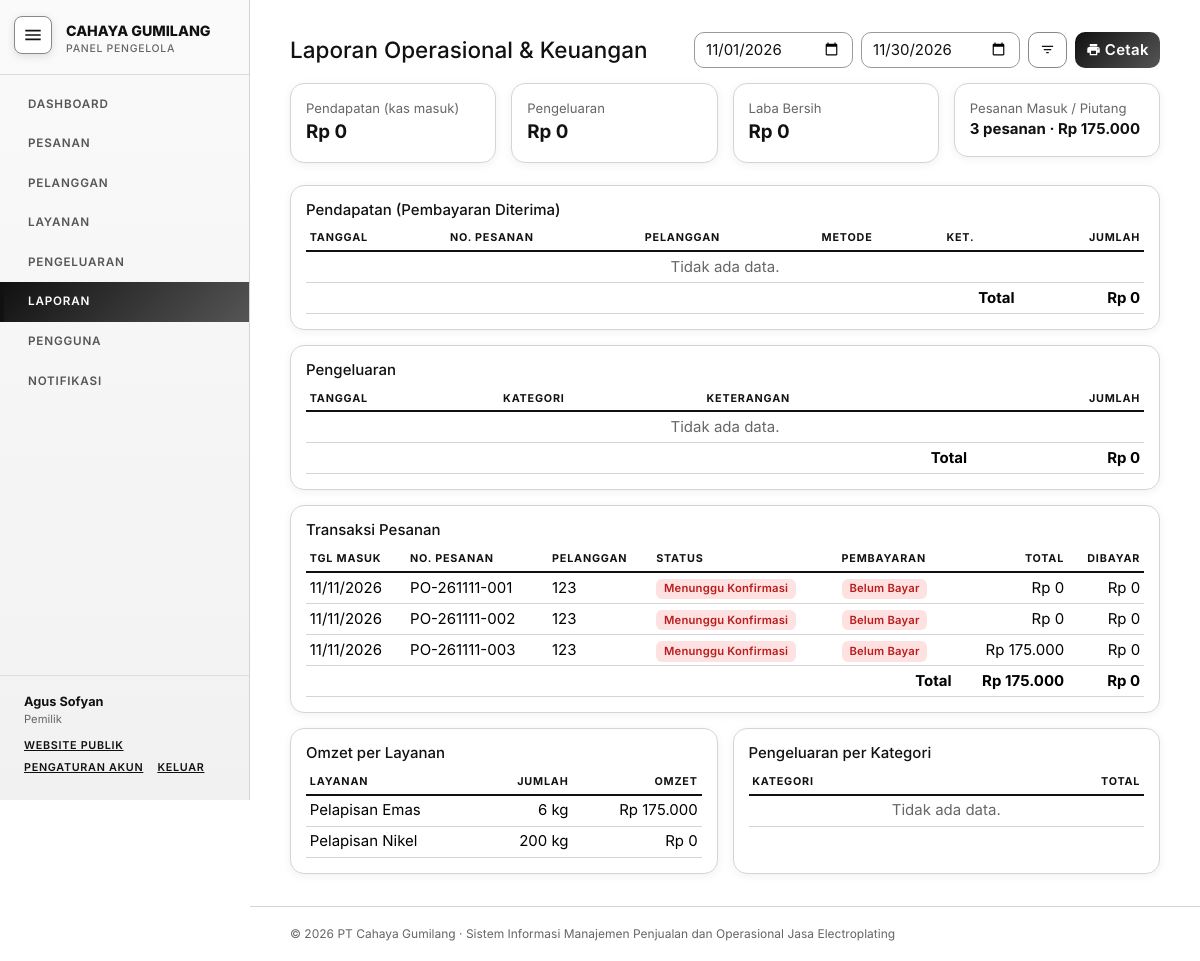
Screenshot of /laporan.php (signed in) with the database file from the repository.
### tables this page shows
CREATE TABLE `pesanan` (
  `id_pesanan` int(11) NOT NULL,
  `no_pesanan` varchar(20) NOT NULL,
  `id_pelanggan` int(11) NOT NULL,
  `id_user` int(11) NOT NULL,
  `sumber` enum('offline','online') NOT NULL DEFAULT 'offline',
  `tgl_masuk` date NOT NULL,
  `tgl_estimasi` date DEFAULT NULL,
  `tgl_selesai` date DEFAULT NULL,
  `tgl_diambil` date DEFAULT NULL,
  `total_biaya` decimal(14,2) NOT NULL DEFAULT 0.00,
  `status` enum('menunggu','diterima','pembersihan','perendaman_hcl','pembilasan','pelapisan','selesai','diambil') NOT NULL DEFAULT 'diterima',
  `status_bayar` enum('belum','dp','lunas') NOT NULL DEFAULT 'belum',
  `metode_bayar` enum('tunai','transfer','qris') DEFAULT NULL,
  `catatan` varchar(255) DEFAULT NULL,
  `created_at` timestamp NOT NULL DEFAULT current_timestamp()
);

CREATE TABLE `pelanggan` (
  `id_pelanggan` int(11) NOT NULL,
  `nama` varchar(100) NOT NULL,
  `no_hp` varchar(20) DEFAULT NULL,
  `alamat` text DEFAULT NULL,
  `id_user` int(11) DEFAULT NULL,
  `created_at` timestamp NOT NULL DEFAULT current_timestamp()
);

### laporan.php (the view, shortened to what this page needs)
<?php
require_once 'includes/functions.php';
$dari = $_GET['dari'] ?? date('Y-m-01'); $sampai = $_GET['sampai'] ?? date('Y-m-t');
$pendapatan = db_all('SELECT b.*, p.no_pesanan, pl.nama AS pelanggan FROM pembayaran b JOIN pesanan p ON p.id_pesanan=b.id_pesanan JOIN pelanggan pl ON pl.id_pelanggan=p.id_pelanggan WHERE b.tgl_bayar BETWEEN ? AND ? ORDER BY b.tgl_bayar, b.id_pembayaran', 'ss', [$dari, $sampai]);
$pengeluaran = db_all('SELECT * FROM pengeluaran WHERE tanggal BETWEEN ? AND ? ORDER BY tanggal, id_pengeluaran', 'ss', [$dari, $sampai]);
$pesanan = db_all('SELECT p.*, pl.nama AS pelanggan, (SELECT COALESCE(SUM(b.jumlah),0) FROM pembayaran b WHERE b.id_pesanan=p.id_pesanan) AS dibayar
                   FROM pesanan p JOIN pelanggan pl ON pl.id_pelanggan=p.id_pelanggan WHERE p.tgl_masuk BETWEEN ? AND ? ORDER BY p.tgl_masuk, p.id_pesanan', 'ss', [$dari, $sampai]);
$perLayanan = db_all('SELECT l.nama_layanan, l.satuan, SUM(d.jumlah) AS qty, SUM(d.subtotal) AS omzet FROM detail_pesanan d JOIN pesanan p ON p.id_pesanan=d.id_pesanan JOIN layanan l ON l.id_layanan=d.id_layanan
                      WHERE p.tgl_masuk BETWEEN ? AND ? GROUP BY l.id_layanan ORDER BY omzet DESC', 'ss', [$dari, $sampai]);
$perKategori = db_all('SELECT kategori, SUM(jumlah) AS total FROM pengeluaran WHERE tanggal BETWEEN ? AND ? GROUP BY kategori ORDER BY total DESC', 'ss', [$dari, $sampai]);
$totPendapatan = array_sum(array_column($pendapatan, 'jumlah'));
$totPengeluaran = array_sum(array_column($pengeluaran, 'jumlah'));
$laba = $totPendapatan - $totPengeluaran;
$totOmzet = array_sum(array_column($pesanan, 'total_biaya'));
$piutang = $totOmzet - array_sum(array_column($pesanan, 'dibayar'));
require 'includes/header.php';
?>
<div class="d-flex flex-wrap justify-content-between align-items-center gap-2 mb-3 no-print">
  <h4 class="mb-0">Laporan Operasional &amp; Keuangan</h4>
  <div class="d-flex gap-2">
    <form class="d-flex gap-2"><input type="date" name="dari" value="<?= e($dari) ?>" class="form-control"><input type="date" name="sampai" value="<?= e($sampai) ?>" class="form-control"><button class="btn btn-outline-secondary"><i class="bi bi-funnel"></i></button></form>
    <button class="btn btn-dark text-nowrap" onclick="window.print()"><i class="bi bi-printer me-1"></i>Cetak</button>
  </div>
</div>
<div class="row g-3 mb-4">
  <div class="col-6 col-lg-3"><div class="card"><div class="card-body"><div class="text-muted small">Pendapatan (kas masuk)</div><div class="fs-5 fw-bold text-success"><?= rupiah($totPendapatan) ?></div></div></div></div>
  <div class="col-6 col-lg-3"><div class="card"><div class="card-body"><div class="text-muted small">Pengeluaran</div><div class="fs-5 fw-bold text-danger"><?= rupiah($totPengeluaran) ?></div></div></div></div>
  <div class="col-6 col-lg-3"><div class="card"><div class="card-body"><div class="text-muted small">Laba Bersih</div><div class="fs-5 fw-bold <?= $laba >= 0 ? 'text-success' : 'text-danger' ?>"><?= rupiah($laba) ?></div></div></div></div>
  <div class="col-6 col-lg-3"><div class="card"><div class="card-body"><div class="text-muted small">Pesanan Masuk / Piutang</div><div class="fs-6 fw-bold"><?= count($pesanan) ?> pesanan &middot; <?= rupiah($piutang) ?></div></div></div></div>
</div>
<div class="card mb-3"><div class="card-body"><h6>Pendapatan (Pembayaran Diterima)</h6>
<div class="table-responsive"><table class="table table-sm mb-0">
  <thead><tr><th>Tanggal</th><th>No. Pesanan</th><th>Pelanggan</th><th>Metode</th><th>Ket.</th><th class="text-end">Jumlah</th></tr></thead>
  <tbody><?php foreach ($pendapatan as $r): ?><tr><td><?= tgl($r['tgl_bayar']) ?></td><td><?= e($r['no_pesanan']) ?></td><td><?= e($r['pelanggan']) ?></td><td><?= e(strtoupper($r['metode'])) ?></td><td><?= e($r['keterangan']) ?></td><td class="text-end"><?= rupiah($r['jumlah']) ?></td></tr>
  <?php endforeach; if (!$pendapatan): ?><tr><td colspan="6" class="text-center text-muted">Tidak ada data.</td></tr><?php endif; ?></tbody>
  <tfoot><tr class="fw-bold"><td colspan="5" class="text-end">Total</td><td class="text-end"><?= rupiah($totPendapatan) ?></td></tr></tfoot>
</table></div></div></div>
<div class="card mb-3"><div class="card-body"><h6>Pengeluaran</h6>
<div class="table-responsive"><table class="table table-sm mb-0">
  <thead><tr><th>Tanggal</th><th>Kategori</th><th>Keterangan</th><th class="text-end">Jumlah</th></tr></thead>
  <tbody><?php foreach ($pengeluaran as $r): ?><tr><td><?= tgl($r['tanggal']) ?></td><td><?= e(KATEGORI_PENGELUARAN[$r['kategori']]) ?></td><td><?= e($r['keterangan']) ?></td><td class="text-end"><?= rupiah($r['jumlah']) ?></td></tr>
  <?php endforeach; if (!$pengeluaran): ?><tr><td colspan="4" class="text-center text-muted">Tidak ada data.</td></tr><?php endif; ?></tbody>
  <tfoot><tr class="fw-bold"><td colspan="3" class="text-end">Total</td><td class="text-end"><?= rupiah($totPengeluaran) ?></td></tr></tfoot>
</table></div></div></div>
<div class="card mb-3"><div class="card-body"><h6>Transaksi Pesanan</h6>
<div class="table-responsive"><table class="table table-sm mb-0">
  <thead><tr><th>Tgl Masuk</th><th>No. Pesanan</th><th>Pelanggan</th><th>Status</th><th>Pembayaran</th><th class="text-end">Total</th><th class="text-end">Dibayar</th></tr></thead>
  <tbody><?php foreach ($pesanan as $r): ?><tr><td><?= tgl($r['tgl_masuk']) ?></td><td><?= e($r['no_pesanan']) ?></td><td><?= e($r['pelanggan']) ?></td><td><?= badge_status($r['status']) ?></td><td><?= badge_bayar($r['status_bayar']) ?></td><td class="text-end"><?= rupiah($r['total_biaya']) ?></td><td class="text-end"><?= rupiah($r['dibayar']) ?></td></tr>
  <?php endforeach; if (!$pesanan): ?><tr><td colspan="7" class="text-center text-muted">Tidak ada data.</td></tr><?php endif; ?></tbody>
  <tfoot><tr class="fw-bold"><td colspan="5" class="text-end">Total</td><td class="text-end"><?= rupiah($totOmzet) ?></td><td class="text-end"><?= rupiah($totOmzet - $piutang) ?></td></tr></tfoot>
</table></div></div></div>
<div class="row g-3">
  <div class="col-md-6"><div class="card h-100"><div class="card-body"><h6>Omzet per Layanan</h6>
    <table class="table table-sm mb-0"><thead><tr><th>Layanan</th><th class="text-end">Jumlah</th><th class="text-end">Omzet</th></tr></thead><tbody>
    <?php foreach ($perLayanan as $r): ?><tr><td><?= e($r['nama_layanan']) ?></td><td class="text-end"><?= rtrim(rtrim(number_format($r['qty'], 2, ',', '.'), '0'), ',') . ' ' . e($r['satuan']) ?></td><td class="text-end"><?= rupiah($r['omzet']) ?></td></tr>
    <?php endforeach; if (!$perLayanan): ?><tr><td colspan="3" class="text-center text-muted">Tidak ada data.</td></tr><?php endif; ?></tbody></table></div></div></div>
  <div class="col-md-6"><div class="card h-100"><div class="card-body"><h6>Pengeluaran per Kategori</h6>
    <table class="table table-sm mb-0"><thead><tr><th>Kategori</th><th class="text-end">Total</th></tr></thead><tbody>
    <?php foreach ($perKategori as $r): ?><tr><td><?= e(KATEGORI_PENGELUARAN[$r['kategori']]) ?></td><td class="text-end"><?= rupiah($r['total']) ?></td></tr>
    <?php endforeach; if (!$perKategori): ?><tr><td colspan="2" class="text-center text-muted">Tidak ada data.</td></tr><?php endif; ?></tbody></table></div></div></div>
</div>
<?php require 'includes/footer.php'; ?>

### includes/functions.php (shortened to what this page needs)
<?php
require_once __DIR__ . '/../config/koneksi.php';
function e($s) { return htmlspecialchars((string)$s, ENT_QUOTES, 'UTF-8'); }
function rupiah($n) { return 'Rp ' . number_format((float)$n, 0, ',', '.'); }
function tgl($d) { return $d ? date('d/m/Y', strtotime($d)) : '-'; }
function badge_status($s) {
    $label = STATUS_URUTAN[$s] ?? $s;
    $warna = STATUS_WARNA[$s] ?? 'secondary';
    return '<span class="badge text-bg-' . $warna . '">' . e($label) . '</span>';
}
function badge_bayar($s) {
    $map = ['belum' => ['danger', 'Belum Bayar'], 'dp' => ['warning', 'DP / Sebagian'], 'lunas' => ['success', 'Lunas']];
    [$w, $l] = $map[$s] ?? ['secondary', $s];
    return '<span class="badge text-bg-' . $w . '">' . $l . '</span>';
}
function db_stmt($sql, $types = '', $params = []) {
    global $db;
    $st = $db->prepare($sql);
    if ($types !== '') { $st->bind_param($types, ...$params); }
    $st->execute();
    return $st;
}
function db_all($sql, $types = '', $params = []) {
    $st = db_stmt($sql, $types, $params);
    $rows = $st->get_result()->fetch_all(MYSQLI_ASSOC);
    return $rows;
}

### assets/style.css (style rules this page uses)
:root { --ink: #111; --paper: #fff; --mute: #666; --line: #ddd; --soft: #f5f5f5; --bs-body-font-family: "Inter", "Plus Jakarta Sans", system-ui, -apple-system, "Segoe UI", sans-serif; --bs-body-color: #111; --bs-body-bg: #fff; --bs-border-color: #ddd; --bs-link-color: #111; --bs-link-hover-color: #000; --bs-secondary-color: #666; --bs-heading-color: #111; --bs-border-radius: 0; --bs-border-radius-sm: 0; --bs-border-radius-lg: 0; --bs-border-radius-xl: 0; --bs-border-radius-2xl: 0; }
body { font-family: var(--bs-body-font-family); background: #fff; color: #111; }
.text-muted { color: #666 !important; }
.text-success, .text-danger, .text-primary, .text-warning { color: #111 !important; }
.card { border: 1px solid #111; box-shadow: none; border-radius: 0; }
.btn { border-radius: 0; font-weight: 600; letter-spacing: .3px; }
.btn-dark, .btn-success { --bs-btn-bg: #111; --bs-btn-border-color: #111; --bs-btn-color: #fff; --bs-btn-hover-bg: #333; --bs-btn-hover-border-color: #333; --bs-btn-hover-color: #fff; --bs-btn-active-bg: #000; --bs-btn-active-border-color: #000; --bs-btn-active-color: #fff; --bs-btn-disabled-bg: #666; --bs-btn-disabled-border-color: #666; }
.btn-outline-dark, .btn-outline-secondary, .btn-outline-primary, .btn-outline-danger, .btn-outline-success { --bs-btn-color: #111; --bs-btn-border-color: #111; --bs-btn-hover-bg: #111; --bs-btn-hover-border-color: #111; --bs-btn-hover-color: #fff; --bs-btn-active-bg: #000; --bs-btn-active-border-color: #000; --bs-btn-active-color: #fff; }
.form-control, .form-select { border-radius: 0; border-color: #111; }
.table { --bs-table-bg: transparent; --bs-table-hover-bg: #f5f5f5; --bs-table-hover-color: #111; }
.table > :not(caption) > * > * { vertical-align: middle; }
.table thead th { font-size: .72rem; letter-spacing: .8px; text-transform: uppercase; border-bottom: 2px solid #111; }
.badge { border-radius: 0; font-weight: 600; letter-spacing: .2px; border: 1px solid #111; }
.badge.text-bg-danger { background: #fff !important; color: #111 !important; border-style: dashed; }
html { font-size: 15px; }
.badge { border: 0 !important; border-radius: 6px; padding: .4em .7em; }
.badge.text-bg-danger { background: #fee2e2 !important; color: #b91c1c !important; border: 0 !important; }
body { animation: halaman-masuk .45s ease both; }
.btn { transition: transform .15s ease, box-shadow .2s ease, background .2s, color .2s; }
.js .reveal { opacity: 0; transform: translateY(22px); transition: opacity .6s ease, transform .6s ease; transition-delay: var(--d, 0s); }
.js .reveal.tampil { opacity: 1; transform: none; }
:root { --indigo: #111; --sky: #555; --garis: #d4d4d4; --lembut: #f1f1f1; --teks: #111; --grad: linear-gradient(135deg, #111, #555); --bs-body-color: #111; --bs-heading-color: #111; --bs-border-color: #d4d4d4; --bs-link-color: #111; --bs-link-hover-color: #111; --bs-secondary-color: #666; }
body { color: var(--teks); background: #fff; }
.card { border: 1px solid var(--garis); border-radius: 14px; box-shadow: 0 2px 10px rgba(0,0,0,.06); }
.form-control, .form-select { border-color: #999; border-radius: 10px; }
.table thead th { border-bottom: 2px solid var(--indigo); color: #111; }
.table { --bs-table-hover-bg: #f1f1f1; --bs-table-hover-color: #111; }
.btn { border-radius: 10px; }
.btn-dark, .btn-success { --bs-btn-color: #fff; --bs-btn-hover-color: #fff; --bs-btn-active-color: #fff; border: 0; background: var(--grad); }
.btn-outline-dark, .btn-outline-secondary, .btn-outline-primary, .btn-outline-danger, .btn-outline-success { --bs-btn-color: #111; --bs-btn-border-color: #888; --bs-btn-hover-color: #fff; --bs-btn-hover-bg: #111; --bs-btn-hover-border-color: #111; --bs-btn-active-bg: #111; --bs-btn-active-border-color: #111; --bs-btn-active-color: #fff; }

### rows the page displays
pesanan: tgl_masuk "11/11/2026", no_pesanan "PO-261111-001", id_pelanggan.nama "123", status "Menunggu Konfirmasi", total_biaya "Rp 0", dibayar "Rp 0"
pesanan: tgl_masuk "11/11/2026", no_pesanan "PO-261111-002", id_pelanggan.nama "123", status "Menunggu Konfirmasi", total_biaya "Rp 0", dibayar "Rp 0"
pesanan: tgl_masuk "11/11/2026", no_pesanan "PO-261111-003", id_pelanggan.nama "123", status "Menunggu Konfirmasi", total_biaya "Rp 175.000", dibayar "Rp 0"

### other values shown
$label "DASHBOARD PESANAN PELANGGAN LAYANAN PENGELUARAN LAPORAN PENGGUNA"
$u['nama'] "Agus Sofyan"
rupiah($totPendapatan) "Rp 0"
rupiah($totPengeluaran) "Rp 0"
rupiah($laba) "Rp 0"
count($pesanan) "3"
rupiah($piutang) "Rp 175.000"
rupiah($totOmzet) "Rp 175.000"
rupiah($totOmzet - $piutang) "Rp 0"
$r['nama_layanan'] "Pelapisan Emas"
rtrim(rtrim(number_format($r['qty'], 2, ',', '.'), '0'), ',') "6"
$r['satuan'] "kg"
rupiah($r['omzet']) "Rp 175.000"
$r['nama_layanan'] "Pelapisan Nikel"
rtrim(rtrim(number_format($r['qty'], 2, ',', '.'), '0'), ',') "200"
